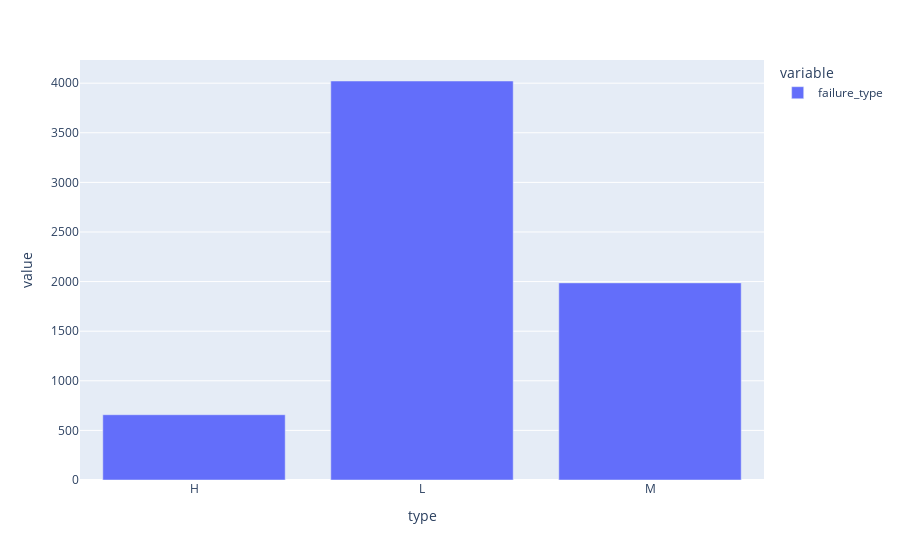

The notebook cell saved with this chart:
### Markdown cell above
##### Coluna "type"

### Code cell
px.bar(df_categoricas.groupby('type').count())

### Figure 1 — Plotly figure (JSON) as saved in the notebook; plotly's stock layout.template omitted (floating-point values rounded to 4 significant figures)
{"data": [{"alignmentgroup": "True", "hovertemplate": "variable=failure_type<br>type=%{x}<br>value=%{y}<extra></extra>", "legendgroup": "failure_type", "marker": {"color": "#636efa", "pattern": {"shape": ""}}, "name": "failure_type", "offsetgroup": "failure_type", "orientation": "v", "showlegend": true, "textposition": "auto", "type": "bar", "x": ["H", "L", "M"], "xaxis": "x", "y": [658, 4022, 1987], "yaxis": "y"}], "layout": {"barmode": "relative", "legend": {"title": {"text": "variable"}, "tracegroupgap": 0}, "margin": {"t": 60}, "xaxis": {"anchor": "y", "domain": [0, 1], "title": {"text": "type"}}, "yaxis": {"anchor": "x", "domain": [0, 1], "title": {"text": "value"}}}}
